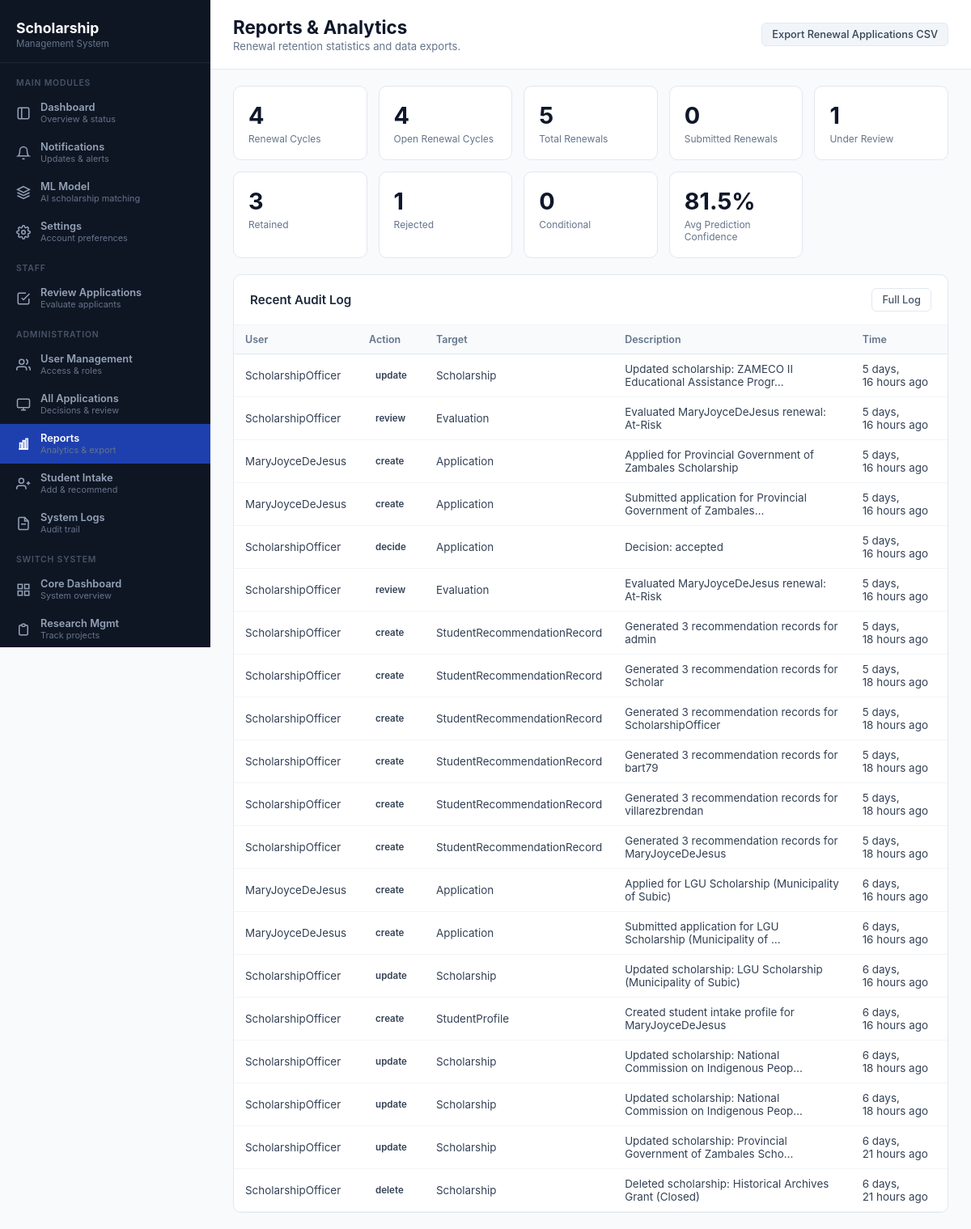
Before: /scholarshipmanagement/admin/reports/ (signed in) with the older database file.
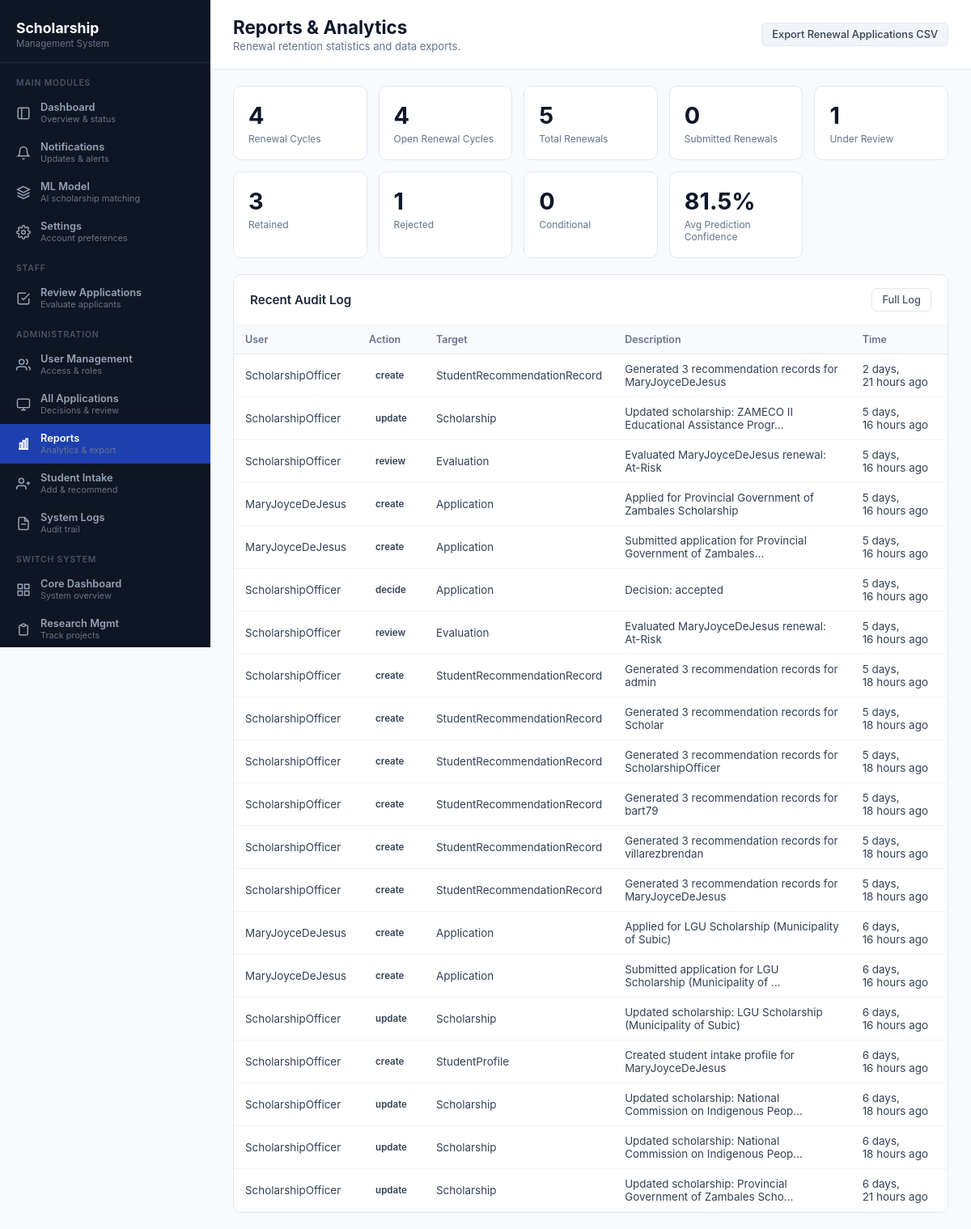
After: the same page with the newer database file.
### scholarshipmanagement/models.py (models this page shows, shortened)
class AuditLog(models.Model):
    ACTION_CHOICES = [
        ('create', 'Create'),
        ('update', 'Update'),
        ('delete', 'Delete'),
        ('review', 'Review'),
        ('decide', 'Decision'),
        ('contact', 'Contact'),
    ]
    id = models.UUIDField(primary_key=True, default=uuid.uuid4, editable=False)
    user = models.ForeignKey(
        settings.AUTH_USER_MODEL,
        on_delete=models.SET_NULL,
        null=True
    )
    action = models.CharField(max_length=20, choices=ACTION_CHOICES)
    target_model = models.CharField(max_length=50)
    target_id = models.UUIDField()
    description = models.TextField(blank=True)
    ip_address = models.GenericIPAddressField(null=True, blank=True)
    user_agent = models.CharField(max_length=500, blank=True)
    created_at = models.DateTimeField(auto_now_add=True)
    class Meta:
        ordering = ['-created_at']

### core/models.py (models this page shows, shortened)
class CustomUser(AbstractUser):
    id = models.UUIDField(primary_key=True, default=uuid.uuid4, editable=False)
    _first_name = models.CharField(max_length=255, blank=True, db_column='first_name')
    _middle_name = models.CharField(max_length=255, blank=True, db_column='middle_name')
    _last_name = models.CharField(max_length=255, blank=True, db_column='last_name')
    is_email_verified = models.BooleanField(default=False)
    bio = models.TextField(blank=True)
    _phone_number = models.CharField(max_length=255, blank=True, db_column='phone_number')
    avatar = models.ImageField(upload_to='avatars/', null=True, blank=True)
    avatar_url = models.URLField(max_length=500, blank=True, null=True)
    @property
    def first_name(self):
        return decrypt(self._first_name) if self._first_name else ''
    @first_name.setter
    def first_name(self, value):
        self._first_name = encrypt(value) if value else ''
    @property
    def middle_name(self):
        return decrypt(self._middle_name) if self._middle_name else ''
    @middle_name.setter
    def middle_name(self, value):
        self._middle_name = encrypt(value) if value else ''
    @property
    def last_name(self):
        return decrypt(self._last_name) if self._last_name else ''
    @last_name.setter
    def last_name(self, value):
        self._last_name = encrypt(value) if value else ''
    @property
    def phone_number(self):
        return decrypt(self._phone_number) if self._phone_number else ''
    @phone_number.setter
    def phone_number(self, value):
        self._phone_number = encrypt(value) if value else ''

### scholarshipmanagement/views.py (the view, shortened to what this page needs)
# urls.py: path("reports/", views.reports, name="ces-reports"),
@login_required
@require_system_access
@require_system_role(['admin', 'superadmin'])
def reports(request):
    current_system = getattr(request, 'current_system', None) or 'scholarshipmanagement'
    user_role = _get_user_role(request)
    stats = {
        'total_scholarships': Scholarship.objects.count(),
        'published_scholarships': Scholarship.objects.filter(status='published').count(),
        'total_applications': Application.objects.count(),
        'submitted': Application.objects.filter(status='submitted').count(),
        'under_review': Application.objects.filter(status='under_review').count(),
        'accepted': Application.objects.filter(status__in=['accepted', 'offer_accepted']).count(),
        'rejected': Application.objects.filter(status='rejected').count(),
        'waitlisted': Application.objects.filter(status='waitlisted').count(),
        'avg_eval_score': Evaluation.objects.filter(prediction_confidence__isnull=False).aggregate(
            avg=Avg('prediction_confidence')
        )['avg'],
        'recent_audit_logs': AuditLog.objects.order_by('-created_at')[:20],
    }
    return render(request, 'scholarshipmanagement/pages/admin/reports.html', {
        'current_system': current_system,
        'user_role': user_role,
        **stats,
    })

### core/utils/encryption.py (called while the page is built)
def decrypt(value: str) -> str:
    if not value:
        return ""
    try:
        return fernet.decrypt(value.encode()).decode()
    except InvalidToken:
        return value

### scholarshipmanagement/views.py (called while the page is built)
def _get_user_role(request):
    current_system = getattr(request, 'current_system', None) or 'scholarshipmanagement'
    membership = SystemMembership.objects.filter(
        user=request.user,
        system_name=current_system
    ).first()
    return membership.system_role if membership else None

### scholarshipmanagement/templates/scholarshipmanagement/pages/admin/reports.html (shortened to what this page needs)
{% extends 'scholarshipmanagement/base.html' %}
{% load static %}
{% block extra_head %}
<link rel="stylesheet" href="{% static 'scholarshipmanagement/css/pages/reports.css' %}">
{% endblock %}
{% block content %}
<main class="main-content">
  <div class="top-bar">
    <div class="page-header">
      <h1>Reports & Analytics</h1>
      <p>Renewal retention statistics and data exports.</p>
    </div>
    <div class="top-actions">
      <a href="?export=applications" class="btn btn-secondary btn-sm">Export Renewal Applications CSV</a>
    </div>
  </div>
  <div class="stats-grid stats-grid--wide">
    <div class="stat-card"><div class="stat-body"><div class="stat-value">{{ total_scholarships }}</div><div class="stat-label">Renewal Cycles</div></div></div>
    <div class="stat-card"><div class="stat-body"><div class="stat-value">{{ published_scholarships }}</div><div class="stat-label">Open Renewal Cycles</div></div></div>
    <div class="stat-card"><div class="stat-body"><div class="stat-value">{{ total_applications }}</div><div class="stat-label">Total Renewals</div></div></div>
    <div class="stat-card"><div class="stat-body"><div class="stat-value">{{ submitted }}</div><div class="stat-label">Submitted Renewals</div></div></div>
    <div class="stat-card"><div class="stat-body"><div class="stat-value">{{ under_review }}</div><div class="stat-label">Under Review</div></div></div>
    <div class="stat-card"><div class="stat-body"><div class="stat-value">{{ accepted }}</div><div class="stat-label">Retained</div></div></div>
    <div class="stat-card"><div class="stat-body"><div class="stat-value">{{ rejected }}</div><div class="stat-label">Rejected</div></div></div>
    <div class="stat-card"><div class="stat-body"><div class="stat-value">{{ waitlisted }}</div><div class="stat-label">Conditional</div></div></div>
    {% if avg_eval_score %}
    <div class="stat-card"><div class="stat-body"><div class="stat-value">{{ avg_eval_score|floatformat:1 }}%</div><div class="stat-label">Avg Prediction Confidence</div></div></div>
    {% endif %}
  </div>
  <section class="content-section">
    <div class="section-header">
      <h2>Recent Audit Log</h2>
      <a href="{% url 'scholarshipmanagement:system_logs' %}" class="btn btn-ghost btn-sm">Full Log</a>
    </div>
    <table class="data-table">
      <thead><tr><th>User</th><th>Action</th><th>Target</th><th>Description</th><th>Time</th></tr></thead>
      <tbody>
        {% for log in recent_audit_logs %}
        <tr>
          <td>{{ log.user.username|default:"System" }}</td>
          <td><span class="badge">{{ log.action }}</span></td>
          <td>{{ log.target_model }}</td>
          <td>{{ log.description|truncatechars:60 }}</td>
          <td>{{ log.created_at|timesince }} ago</td>
        </tr>
        {% empty %}
        <tr><td colspan="5" class="empty-cell">No audit logs yet.</td></tr>
        {% endfor %}
      </tbody>
    </table>
  </section>
</main>
{% endblock %}

Changed rows visible on the page:
no longer on this page (row unchanged): AuditLog: user.username "ScholarshipOfficer", action "delete", target_model "Scholarship", description "Deleted scholarship: Historical Archives Grant (Closed)", created_at "6 days, 21 hours"
added AuditLog: user.username "ScholarshipOfficer", action "create", target_model "StudentRecommendationRecord", description "Generated 3 recommendation records for MaryJoyceDeJesus", created_at "2 days, 21 hours"
